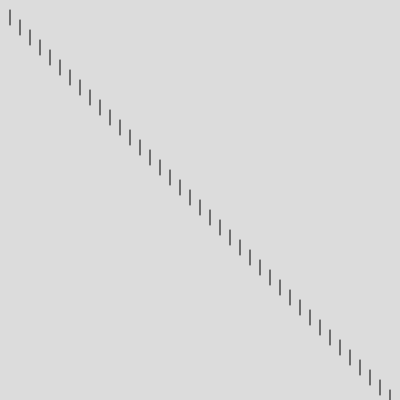
Frame 1 (no input)
Frame 60 (no input): identical to frame 1, image omitted
Frame 120 (the mouse pressed at the canvas centre since frame 60): identical to frame 1, image omitted

The p5.js sketch that drew this single still picture (run headless with seeded random() and noise() and a simulated clock; from frame 60 on, the mouse is pressed at the canvas centre):

// p5.js sketch
// ── sketch.js
function setup() {
  // put setup code here
  createCanvas(400, 400);

}

function draw() {
  // put drawing code here
  background(220);

  //Oppgave 3
  let x = 10;
  let x2 = 10;
  let y = 10;
  let y2 = 25;

  while(y < 400){
    line(x,y,x2,y2)
    x = x + 10;
    y = y + 10;
    x2 = x2 + 10;
    y2 = y2 + 10;
  }


}
